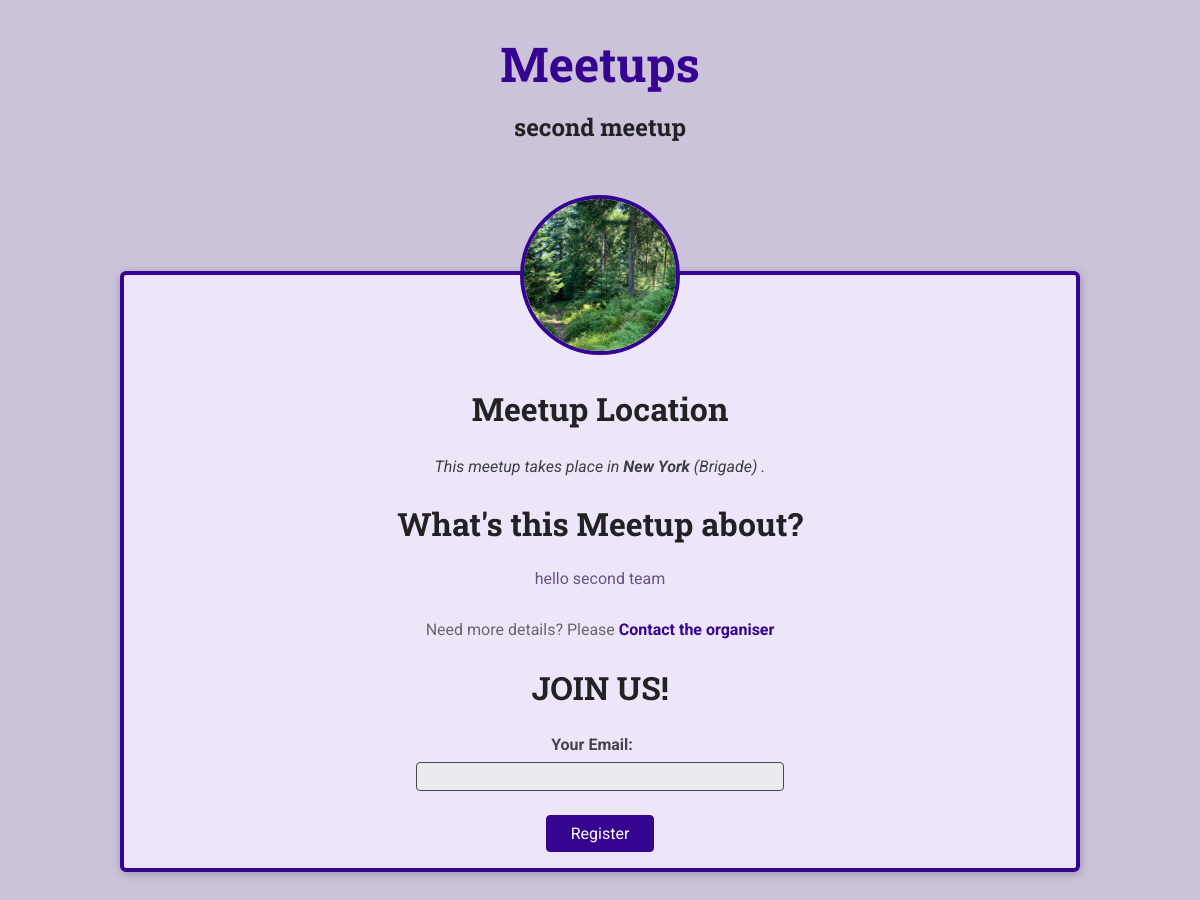
The page /meetups/meetups/second-meetup/ on the database its author committed.
### meetups/models.py (models this page shows, shortened)
class Meetup(models.Model):
    title = models.CharField(max_length=200)
    organiser_email = models.EmailField()
    date = models.DateField()
    slug = models.SlugField(unique=True)
    description = models.TextField()
    image = models.ImageField(upload_to='images')
    location = models.ForeignKey(Location,on_delete=models.CASCADE)
    participants = models.ManyToManyField(Participant, blank=True)

class Location(models.Model):
    name = models.CharField(max_length=200)
    address = models.CharField(max_length=200)

### meetups/views.py (the view, shortened to what this page needs)
# urls.py: path("meetups/<slug:meetup_slug>/",views.meetup_details,name='meetup_detail'),
def meetup_details(request,meetup_slug):
    try:
        selected_meetup = Meetup.objects.get(slug=meetup_slug)
        if request.method == 'GET':
            registration_form = RegistrationForm()
        return render (request , 'meetups/meetup-detail.html' , {
            'meetup_found' : True ,
            'meetups' : selected_meetup,
            'form' : registration_form
         })
    except Exception as exe:
        print(exe)
        return render (request , 'meetups/meetup-detail.html' , {
            'meetup_found' : False ,
         })

### meetups/forms.py
class RegistrationForm(forms.Form):
    email = forms.EmailField(label='Your Email')

### meetups/templates/meetups/meetup-detail.html (shortened to what this page needs)
{% extends 'meetups/base/base.html' %}
{% load static %}
{% block header_content %}
    <link rel="stylesheet" href="{% static 'meetups/css/meetup-detail.css' %}">
{% endblock %}
{% block heading %}<h1>{{meetups.title}}</h1>{% endblock %}
{% block body_content %}
<main>
  {% if meetup_found %}
  <article>
    <img id="main-image" src="{{meetups.image.url}}" alt=" " >
    <section id="location" >
      <h2> Meetup Location </h2>
      <address> This meetup takes place in <span> {{meetups.location.name}} </span> ({{meetups.location.address}}) .</address>
    </section>
    <section id="details">
        <h2>What's this Meetup about?</h2>
        <p>{{meetups.description}}</p>
        <footer>
            <p>Need more details? Please <a href="mailto:{{meetups.organiser_email}}">Contact the organiser</a></p>
        </footer>
    </section>
    <section id="registration">
        <h2>JOIN US!</h2>
        <form action="{% url 'meetup_detail' meetups.slug %}" method="POST">
          <ul>
            {{form.as_ul}}
          </ul>
          <div id="registration-actions">
            <button>Register</button>
          </div>
        </form>
    </section>
  </article>
  {% else %}
<p>No meetup found</p>
  {% endif %}
</main>
{% endblock %}

### meetups/static/meetups/css/base.css (style rules this page uses)
* { box-sizing: border-box; }
body { font-family: 'Roboto', sans-serif; margin: 0; background-color: #ccc3db; color: #3e3e41; }
h1, h2, h3 { font-family: 'Roboto Slab', sans-serif; color: #222224; }
button, .btn { cursor: pointer; font: inherit; padding: 0.5rem 1.5rem; background-color: #350490; border: 1px solid #350490; color: white; border-radius: 4px; text-decoration: none; }
#main-header h1 { font-size: 1.5rem; }

### meetups/static/meetups/css/meetup-detail.css (style rules this page uses)
article { max-width: 60rem; margin: 5rem auto; border-radius: 6px; background-color: #ede6f8; border: 4px solid #350490; box-shadow: 1px 2px 8px rgba(0, 0, 0, 0.25); position: relative; padding: 1rem; text-align: center; }
#main-image { width: 10rem; height: 10rem; object-fit: cover; position: absolute; top: -5rem; left: calc(50% - 5rem); border-radius: 50%; border: 4px solid #350490; }
section:first-of-type { margin-top: 6rem; }
h2 { font-size: 2rem; }
address span { font-weight: bold; }
#details h2 { margin-bottom: 0.5rem; }
#details > p { color: #665386; padding: 1rem; border-radius: 4px; max-width: 80%; margin: auto; }
#details footer { color: #696472; }
#details footer a { color: #350490; text-decoration: none; font-weight: bold; }
#registration ul { list-style: none; margin: 0; padding: 0; }
#registration label { font-weight: bold; color: #46424d; margin-right: 1rem; display: block; margin-bottom: 0.5rem; }
#registration input { font: inherit; width: 40%; background-color: #ebeaee; border: 1px solid #4b4753; border-radius: 4px; padding: 0.25rem; }
#registration-actions { margin-top: 1.5rem; }

### rows shown on the page
Meetup: title "second meetup", image (picture), location.name "New York", location.address "Brigade", description "hello second team"
